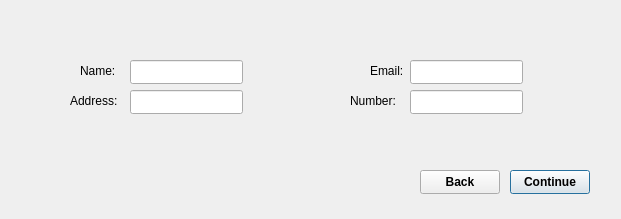
<?xml version="1.0" encoding="UTF-8"?>
<ui version="4.0">
 <class>customerregistrationwindow</class>
 <widget class="QDialog" name="customerregistrationwindow">
  <property name="geometry">
   <rect>
    <x>0</x>
    <y>0</y>
    <width>621</width>
    <height>219</height>
   </rect>
  </property>
  <property name="windowTitle">
   <string>Dialog</string>
  </property>
  <widget class="QPushButton" name="continue_pushButton">
   <property name="geometry">
    <rect>
     <x>510</x>
     <y>170</y>
     <width>80</width>
     <height>24</height>
    </rect>
   </property>
   <property name="font">
    <font>
     <bold>true</bold>
    </font>
   </property>
   <property name="text">
    <string>Continue</string>
   </property>
  </widget>
  <widget class="QLineEdit" name="name_lineEdit">
   <property name="geometry">
    <rect>
     <x>130</x>
     <y>60</y>
     <width>113</width>
     <height>24</height>
    </rect>
   </property>
  </widget>
  <widget class="QLineEdit" name="address_lineEdit">
   <property name="geometry">
    <rect>
     <x>130</x>
     <y>90</y>
     <width>113</width>
     <height>24</height>
    </rect>
   </property>
  </widget>
  <widget class="QLineEdit" name="email_lineEdit">
   <property name="geometry">
    <rect>
     <x>410</x>
     <y>60</y>
     <width>113</width>
     <height>24</height>
    </rect>
   </property>
  </widget>
  <widget class="QPushButton" name="back_pushButton">
   <property name="geometry">
    <rect>
     <x>420</x>
     <y>170</y>
     <width>80</width>
     <height>24</height>
    </rect>
   </property>
   <property name="font">
    <font>
     <bold>true</bold>
    </font>
   </property>
   <property name="text">
    <string>Back</string>
   </property>
  </widget>
  <widget class="QLineEdit" name="number_lineEdit">
   <property name="geometry">
    <rect>
     <x>410</x>
     <y>90</y>
     <width>113</width>
     <height>24</height>
    </rect>
   </property>
  </widget>
  <widget class="QLabel" name="address_label">
   <property name="geometry">
    <rect>
     <x>70</x>
     <y>90</y>
     <width>58</width>
     <height>21</height>
    </rect>
   </property>
   <property name="text">
    <string>Address:</string>
   </property>
  </widget>
  <widget class="QLabel" name="number_label">
   <property name="geometry">
    <rect>
     <x>350</x>
     <y>90</y>
     <width>58</width>
     <height>21</height>
    </rect>
   </property>
   <property name="text">
    <string>Number:</string>
   </property>
  </widget>
  <widget class="QLabel" name="email_label">
   <property name="geometry">
    <rect>
     <x>370</x>
     <y>60</y>
     <width>41</width>
     <height>21</height>
    </rect>
   </property>
   <property name="text">
    <string>Email:</string>
   </property>
  </widget>
  <widget class="QLabel" name="name_label">
   <property name="geometry">
    <rect>
     <x>80</x>
     <y>60</y>
     <width>41</width>
     <height>21</height>
    </rect>
   </property>
   <property name="text">
    <string>Name:</string>
   </property>
  </widget>
 </widget>
 <resources/>
 <connections/>
</ui>
